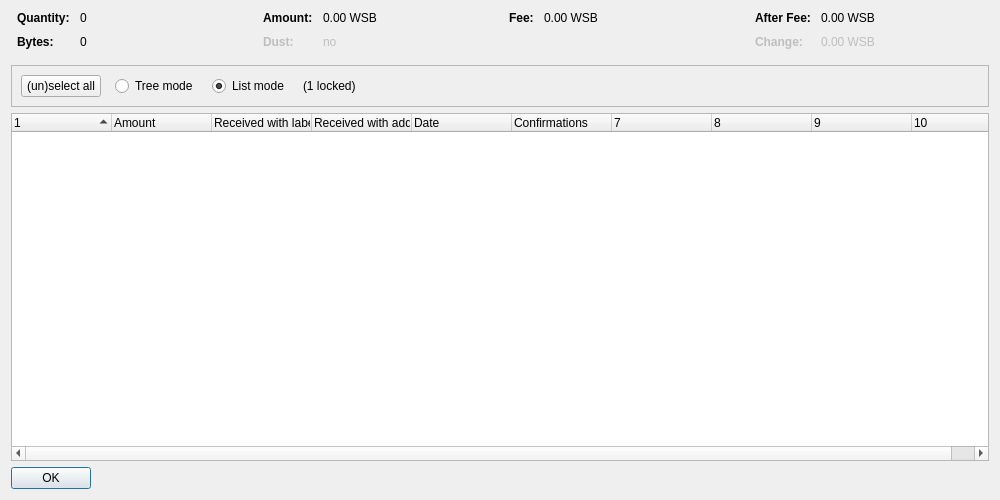
<?xml version="1.0" encoding="UTF-8"?>
<ui version="4.0">
 <class>CoinControlDialog</class>
 <widget class="QDialog" name="CoinControlDialog">
  <property name="geometry">
   <rect>
    <x>0</x>
    <y>0</y>
    <width>1000</width>
    <height>500</height>
   </rect>
  </property>
  <property name="windowTitle">
   <string>Coin Selection</string>
  </property>
  <layout class="QVBoxLayout" name="verticalLayout">
   <item>
    <layout class="QHBoxLayout" name="horizontalLayoutTop" stretch="0,0,0,0">
     <property name="topMargin">
      <number>0</number>
     </property>
     <property name="bottomMargin">
      <number>10</number>
     </property>
     <item>
      <layout class="QFormLayout" name="formLayoutCoinControl1">
       <property name="horizontalSpacing">
        <number>10</number>
       </property>
       <property name="verticalSpacing">
        <number>10</number>
       </property>
       <property name="leftMargin">
        <number>6</number>
       </property>
       <property name="rightMargin">
        <number>6</number>
       </property>
       <item row="0" column="0">
        <widget class="QLabel" name="labelCoinControlQuantityText">
         <property name="font">
          <font>
           <weight>75</weight>
           <bold>true</bold>
          </font>
         </property>
         <property name="text">
          <string>Quantity:</string>
         </property>
        </widget>
       </item>
       <item row="0" column="1">
        <widget class="QLabel" name="labelCoinControlQuantity">
         <property name="cursor">
          <cursorShape>IBeamCursor</cursorShape>
         </property>
         <property name="contextMenuPolicy">
          <enum>Qt::ActionsContextMenu</enum>
         </property>
         <property name="text">
          <string notr="true">0</string>
         </property>
         <property name="textInteractionFlags">
          <set>Qt::LinksAccessibleByMouse|Qt::TextSelectableByKeyboard|Qt::TextSelectableByMouse</set>
         </property>
        </widget>
       </item>
       <item row="1" column="0">
        <widget class="QLabel" name="labelCoinControlBytesText">
         <property name="font">
          <font>
           <weight>75</weight>
           <bold>true</bold>
          </font>
         </property>
         <property name="text">
          <string>Bytes:</string>
         </property>
        </widget>
       </item>
       <item row="1" column="1">
        <widget class="QLabel" name="labelCoinControlBytes">
         <property name="cursor">
          <cursorShape>IBeamCursor</cursorShape>
         </property>
         <property name="contextMenuPolicy">
          <enum>Qt::ActionsContextMenu</enum>
         </property>
         <property name="text">
          <string notr="true">0</string>
         </property>
         <property name="textInteractionFlags">
          <set>Qt::LinksAccessibleByMouse|Qt::TextSelectableByKeyboard|Qt::TextSelectableByMouse</set>
         </property>
        </widget>
       </item>
      </layout>
     </item>
     <item>
      <layout class="QFormLayout" name="formLayoutCoinControl2">
       <property name="horizontalSpacing">
        <number>10</number>
       </property>
       <property name="verticalSpacing">
        <number>10</number>
       </property>
       <property name="leftMargin">
        <number>6</number>
       </property>
       <property name="rightMargin">
        <number>6</number>
       </property>
       <item row="0" column="0">
        <widget class="QLabel" name="labelCoinControlAmountText">
         <property name="font">
          <font>
           <weight>75</weight>
           <bold>true</bold>
          </font>
         </property>
         <property name="text">
          <string>Amount:</string>
         </property>
        </widget>
       </item>
       <item row="0" column="1">
        <widget class="QLabel" name="labelCoinControlAmount">
         <property name="cursor">
          <cursorShape>IBeamCursor</cursorShape>
         </property>
         <property name="contextMenuPolicy">
          <enum>Qt::ActionsContextMenu</enum>
         </property>
         <property name="text">
          <string notr="true">0.00 WSB</string>
         </property>
         <property name="textInteractionFlags">
          <set>Qt::LinksAccessibleByMouse|Qt::TextSelectableByKeyboard|Qt::TextSelectableByMouse</set>
         </property>
        </widget>
       </item>
       <item row="1" column="0">
        <widget class="QLabel" name="labelCoinControlLowOutputText">
         <property name="enabled">
          <bool>false</bool>
         </property>
         <property name="font">
          <font>
           <weight>75</weight>
           <bold>true</bold>
          </font>
         </property>
         <property name="text">
          <string>Dust:</string>
         </property>
        </widget>
       </item>
       <item row="1" column="1">
        <widget class="QLabel" name="labelCoinControlLowOutput">
         <property name="enabled">
          <bool>false</bool>
         </property>
         <property name="cursor">
          <cursorShape>IBeamCursor</cursorShape>
         </property>
         <property name="contextMenuPolicy">
          <enum>Qt::ActionsContextMenu</enum>
         </property>
         <property name="text">
          <string notr="true">no</string>
         </property>
         <property name="textInteractionFlags">
          <set>Qt::LinksAccessibleByMouse|Qt::TextSelectableByKeyboard|Qt::TextSelectableByMouse</set>
         </property>
        </widget>
       </item>
      </layout>
     </item>
     <item>
      <layout class="QFormLayout" name="formLayoutCoinControl3">
       <property name="horizontalSpacing">
        <number>10</number>
       </property>
       <property name="verticalSpacing">
        <number>10</number>
       </property>
       <property name="leftMargin">
        <number>6</number>
       </property>
       <property name="rightMargin">
        <number>6</number>
       </property>
       <item row="0" column="0">
        <widget class="QLabel" name="labelCoinControlFeeText">
         <property name="font">
          <font>
           <weight>75</weight>
           <bold>true</bold>
          </font>
         </property>
         <property name="text">
          <string>Fee:</string>
         </property>
        </widget>
       </item>
       <item row="0" column="1">
        <widget class="QLabel" name="labelCoinControlFee">
         <property name="cursor">
          <cursorShape>IBeamCursor</cursorShape>
         </property>
         <property name="contextMenuPolicy">
          <enum>Qt::ActionsContextMenu</enum>
         </property>
         <property name="text">
          <string notr="true">0.00 WSB</string>
         </property>
         <property name="textInteractionFlags">
          <set>Qt::LinksAccessibleByMouse|Qt::TextSelectableByKeyboard|Qt::TextSelectableByMouse</set>
         </property>
        </widget>
       </item>
      </layout>
     </item>
     <item>
      <layout class="QFormLayout" name="formLayoutCoinControl4">
       <property name="horizontalSpacing">
        <number>10</number>
       </property>
       <property name="verticalSpacing">
        <number>10</number>
       </property>
       <property name="leftMargin">
        <number>6</number>
       </property>
       <property name="rightMargin">
        <number>6</number>
       </property>
       <item row="0" column="0">
        <widget class="QLabel" name="labelCoinControlAfterFeeText">
         <property name="font">
          <font>
           <weight>75</weight>
           <bold>true</bold>
          </font>
         </property>
         <property name="text">
          <string>After Fee:</string>
         </property>
        </widget>
       </item>
       <item row="0" column="1">
        <widget class="QLabel" name="labelCoinControlAfterFee">
         <property name="cursor">
          <cursorShape>IBeamCursor</cursorShape>
         </property>
         <property name="contextMenuPolicy">
          <enum>Qt::ActionsContextMenu</enum>
         </property>
         <property name="text">
          <string notr="true">0.00 WSB</string>
         </property>
         <property name="textInteractionFlags">
          <set>Qt::LinksAccessibleByMouse|Qt::TextSelectableByKeyboard|Qt::TextSelectableByMouse</set>
         </property>
        </widget>
       </item>
       <item row="1" column="0">
        <widget class="QLabel" name="labelCoinControlChangeText">
         <property name="enabled">
          <bool>false</bool>
         </property>
         <property name="font">
          <font>
           <weight>75</weight>
           <bold>true</bold>
          </font>
         </property>
         <property name="text">
          <string>Change:</string>
         </property>
        </widget>
       </item>
       <item row="1" column="1">
        <widget class="QLabel" name="labelCoinControlChange">
         <property name="enabled">
          <bool>false</bool>
         </property>
         <property name="cursor">
          <cursorShape>IBeamCursor</cursorShape>
         </property>
         <property name="contextMenuPolicy">
          <enum>Qt::ActionsContextMenu</enum>
         </property>
         <property name="text">
          <string notr="true">0.00 WSB</string>
         </property>
         <property name="textInteractionFlags">
          <set>Qt::LinksAccessibleByMouse|Qt::TextSelectableByKeyboard|Qt::TextSelectableByMouse</set>
         </property>
        </widget>
       </item>
      </layout>
     </item>
    </layout>
   </item>
   <item>
    <widget class="QFrame" name="frame">
     <property name="minimumSize">
      <size>
       <width>0</width>
       <height>40</height>
      </size>
     </property>
     <property name="frameShape">
      <enum>QFrame::StyledPanel</enum>
     </property>
     <property name="frameShadow">
      <enum>QFrame::Sunken</enum>
     </property>
     <layout class="QHBoxLayout" name="horizontalLayout">
      <item>
       <layout class="QHBoxLayout" name="horizontalLayoutPanel" stretch="0,0,0,0,0">
        <property name="spacing">
         <number>14</number>
        </property>
        <item>
         <widget class="QPushButton" name="pushButtonSelectAll">
          <property name="sizePolicy">
           <sizepolicy hsizetype="Maximum" vsizetype="Fixed">
            <horstretch>0</horstretch>
            <verstretch>0</verstretch>
           </sizepolicy>
          </property>
          <property name="text">
           <string>(un)select all</string>
          </property>
          <property name="autoDefault">
           <bool>false</bool>
          </property>
         </widget>
        </item>
        <item>
         <widget class="QRadioButton" name="radioTreeMode">
          <property name="sizePolicy">
           <sizepolicy hsizetype="Maximum" vsizetype="Fixed">
            <horstretch>0</horstretch>
            <verstretch>0</verstretch>
           </sizepolicy>
          </property>
          <property name="text">
           <string>Tree mode</string>
          </property>
         </widget>
        </item>
        <item>
         <widget class="QRadioButton" name="radioListMode">
          <property name="sizePolicy">
           <sizepolicy hsizetype="Maximum" vsizetype="Fixed">
            <horstretch>0</horstretch>
            <verstretch>0</verstretch>
           </sizepolicy>
          </property>
          <property name="text">
           <string>List mode</string>
          </property>
          <property name="checked">
           <bool>true</bool>
          </property>
         </widget>
        </item>
        <item>
         <widget class="QLabel" name="labelLocked">
          <property name="text">
           <string notr="true">(1 locked)</string>
          </property>
         </widget>
        </item>
        <item>
         <spacer name="horizontalSpacer">
          <property name="orientation">
           <enum>Qt::Horizontal</enum>
          </property>
          <property name="sizeHint" stdset="0">
           <size>
            <width>40</width>
            <height>20</height>
           </size>
          </property>
         </spacer>
        </item>
       </layout>
      </item>
     </layout>
    </widget>
   </item>
   <item>
    <widget class="CoinControlTreeWidget" name="treeWidget">
     <property name="contextMenuPolicy">
      <enum>Qt::CustomContextMenu</enum>
     </property>
     <property name="sortingEnabled">
      <bool>false</bool>
     </property>
     <property name="columnCount">
      <number>10</number>
     </property>
     <attribute name="headerShowSortIndicator" stdset="0">
      <bool>true</bool>
     </attribute>
     <attribute name="headerStretchLastSection">
      <bool>false</bool>
     </attribute>
     <column>
      <property name="text">
       <string/>
      </property>
     </column>
     <column>
      <property name="text">
       <string>Amount</string>
      </property>
     </column>
     <column>
      <property name="text">
       <string>Received with label</string>
      </property>
     </column>
     <column>
      <property name="text">
       <string>Received with address</string>
      </property>
     </column>
     <column>
      <property name="text">
       <string>Date</string>
      </property>
     </column>
     <column>
      <property name="text">
       <string>Confirmations</string>
      </property>
      <property name="toolTip">
       <string>Confirmed</string>
      </property>
     </column>
     <column>
      <property name="text">
       <string/>
      </property>
     </column>
     <column>
      <property name="text">
       <string/>
      </property>
     </column>
     <column>
      <property name="text">
       <string/>
      </property>
     </column>
     <column>
      <property name="text">
       <string/>
      </property>
     </column>
    </widget>
   </item>
   <item>
    <widget class="QDialogButtonBox" name="buttonBox">
     <property name="sizePolicy">
      <sizepolicy hsizetype="Maximum" vsizetype="Fixed">
       <horstretch>0</horstretch>
       <verstretch>0</verstretch>
      </sizepolicy>
     </property>
     <property name="orientation">
      <enum>Qt::Horizontal</enum>
     </property>
     <property name="standardButtons">
      <set>QDialogButtonBox::Ok</set>
     </property>
    </widget>
   </item>
  </layout>
 </widget>
 <customwidgets>
  <customwidget>
   <class>CoinControlTreeWidget</class>
   <extends>QTreeWidget</extends>
   <header>coincontroltreewidget.h</header>
  </customwidget>
 </customwidgets>
 <resources/>
 <connections/>
</ui>
